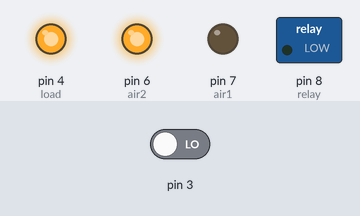
The sketch below on a simulated Arduino Uno, built with avr-gcc and run on an emulated ATmega328P. Parts: switched loads named in the sketch (green lamp = pin HIGH), output pins drawn as LEDs (lit = HIGH). The test bench sets the inputs (shaded band); at power-on: pin 3 LOW. At 19.0 s the program stops and its outputs stay as they are.

Above: at 0.1 s.
At 19.1 s:
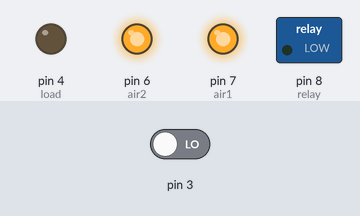
Timing chart, 0 to 20.5 s (numbered marks = the images above):
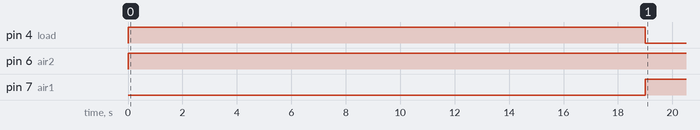

Measured:
- by itself, pin 4 (load): LOW → HIGH at 0.00 s, → LOW 19.0 s later
- by itself, pin 6 (air2): LOW → HIGH at 0.00 s
- by itself, pin 7 (air1): LOW → HIGH at 19.0 s

The sketch:

FINAL.ino
```cpp
const int air1=7;
const int air2=6;
const int load=4;
const int relay=8;
int  flag=0;
void setup() {
  pinMode(8,OUTPUT);
  pinMode(7,OUTPUT);
  pinMode(6,OUTPUT);
  pinMode(4,OUTPUT);
  pinMode(3,INPUT);

}

void loop() {

int val=digitalRead(3);

if(flag<1)
{

if(val=HIGH)

{
  digitalWrite(air1,LOW);
  digitalWrite(air2,HIGH);
  digitalWrite(load,HIGH);
  delay(19000);
  flag=flag+1;
   digitalWrite(air1,HIGH);
   digitalWrite(load,LOW);
   digitalWrite(air2,HIGH);
   exit(0);

}

}
else if (flag>=1)
{
if(val=LOW)
{

  digitalWrite(air1,LOW);
  digitalWrite(air2,LOW);
  digitalWrite(relay,HIGH);
  delay(19000);
  digitalWrite(relay,LOW);
   digitalWrite(air1,LOW);
  digitalWrite(air2,LOW);
   flag=0;
  exit(0);

}
else if(val=HIGH)
{
 digitalWrite(air1,HIGH);
 digitalWrite(air2,HIGH);
}

}
}
```
